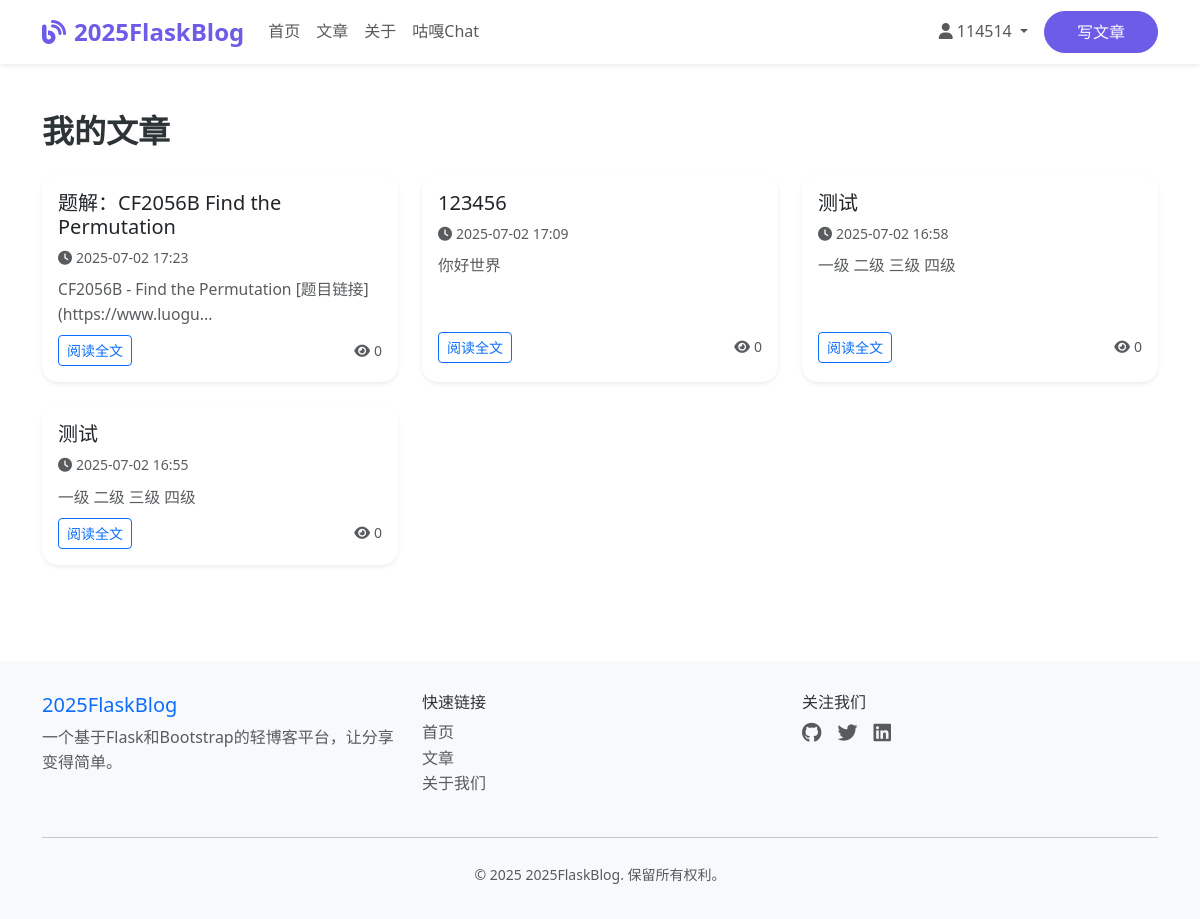
Page /my_posts (signed in) on the committed database.
### app/models.py (models this page shows, shortened)
class User(UserMixin, db.Model):
    __tablename__ = 'users'
    id = db.Column(db.Integer, primary_key=True)
    username = db.Column(db.String(80), unique=True, nullable=False, index=True)
    email = db.Column(db.String(120), unique=True, nullable=False, index=True)
    password_hash = db.Column(db.String(255), nullable=False)
    first_name = db.Column(db.String(50), nullable=True)
    last_name = db.Column(db.String(50), nullable=True)
    bio = db.Column(db.Text, nullable=True)
    avatar_url = db.Column(db.String(255), nullable=True)
    is_active = db.Column(db.Boolean, default=True)
    is_admin = db.Column(db.Boolean, default=False)
    created_at = db.Column(db.DateTime, default=lambda: datetime.now(timezone.utc))
    updated_at = db.Column(db.DateTime, default=lambda: datetime.now(timezone.utc), onupdate=lambda: datetime.now(timezone.utc))
    last_login = db.Column(db.DateTime, nullable=True)
    posts = db.relationship('Post', backref='author', lazy='dynamic', cascade='all, delete-orphan')
    comments = db.relationship('Comment', backref='author', lazy='dynamic', cascade='all, delete-orphan')
    likes = db.relationship('Like', backref='author', lazy='dynamic', cascade='all, delete-orphan')

class Post(db.Model):
    __tablename__ = 'posts'
    id = db.Column(db.Integer, primary_key=True)
    title = db.Column(db.String(120), nullable=False)
    content = db.Column(db.Text, nullable=False)
    summary = db.Column(db.String(255))
    created_at = db.Column(db.DateTime, default=lambda: datetime.now(timezone.utc))
    updated_at = db.Column(db.DateTime, default=lambda: datetime.now(timezone.utc), onupdate=lambda: datetime.now(timezone.utc))
    views = db.Column(db.Integer, default=0)
    author_id = db.Column(db.Integer, db.ForeignKey('users.id'), nullable=False)
    is_published = db.Column(db.Boolean, default=True)
    is_featured = db.Column(db.Boolean, default=False)
    is_deleted = db.Column(db.Boolean, default=False)

### app/routes.py (the view)
@main_bp.route('/my_posts')
@login_required
def my_posts():
    posts = Post.query.filter_by(author_id=current_user.id).order_by(Post.created_at.desc()).all()
    return render_template('user/my_posts.html', posts=posts)

### app.py (called while the page is built)
@app.context_processor
def inject_user():
    return dict(current_user=current_user)

### app/__init__.py (called while the page is built)
def create_app(config_class=Config):
    app = Flask(__name__)
    app.config.from_object(config_class)
    db.init_app(app)
    login_manager.init_app(app)
    migrate.init_app(app, db)
    bcrypt.init_app(app)
    login_manager.login_view = 'main.login'
    login_manager.login_message = '请先登录才能访问此页面。'
    login_manager.login_message_category = 'info'
    @login_manager.user_loader
    def load_user(user_id):
        from app.models import User
        return User.query.get(int(user_id))
    from app.routes import main_bp
    from app.guga_chat import guga_chat_bp
    app.register_blueprint(main_bp)
    app.register_blueprint(guga_chat_bp)
    return app

### app/templates/user/my_posts.html (shortened to what this page needs)
{% extends 'base.html' %}
{% block content %}
<div class="container py-5">
    <h2 class="fw-bold mb-4">我的文章</h2>
    <div class="row g-4">
        {% if posts %}
            {% for post in posts %}
            <div class="col-md-6 col-lg-4">
                <div class="card h-100 shadow-sm border-0 rounded-4">
                    <div class="card-body d-flex flex-column">
                        <h5 class="card-title mb-2">
                            <a href="{{ url_for('main.post_detail', post_id=post.id) }}" class="text-decoration-none text-dark">
                                {{ post.title }}
                            </a>
                        </h5>
                        <div class="mb-2 text-muted small">
                            <i class="fas fa-clock me-1"></i>{{ post.created_at.strftime('%Y-%m-%d %H:%M') }}
                        </div>
                        <div class="card-text text-muted flex-grow-1 article-preview" style="font-size: 0.98em; max-height: 4.5em; overflow: hidden; text-overflow: ellipsis; display: -webkit-box; -webkit-line-clamp: 3; -webkit-box-orient: vertical;">
                            {{ post.summary or post.content|striptags|truncate(60, True, '...')|replace('#','')|replace('*','')|replace('_','')|replace('`','')|replace('$','') }}
                        </div>
                        <div class="mt-2 d-flex justify-content-between align-items-center">
                            <a href="{{ url_for('main.post_detail', post_id=post.id) }}" class="btn btn-sm btn-outline-primary">阅读全文</a>
                            <div class="text-muted small">
                                <i class="fas fa-eye me-1"></i>{{ post.views or 0 }}
                            </div>
                        </div>
                    </div>
                </div>
            </div>
            {% endfor %}
        {% else %}
            <div class="col-12">
                <div class="alert alert-info text-center mb-0">
                    暂无文章。
                </div>
            </div>
        {% endif %}
    </div>
</div>
{% endblock %}

### app/templates/base.html (shortened to what this page needs)
<!DOCTYPE html>
<html lang="zh-CN">
<head>
    <link href="{{ url_for('static', filename='css/bootstrap.min.css') }}" rel="stylesheet">
</head>
<body>
    <nav class="navbar navbar-expand-lg navbar-light bg-white shadow-sm sticky-top">
        <div class="container">
            <a class="navbar-brand" href="{{ url_for('main.index') }}">
                <i class="fas fa-blog me-2"></i>2025FlaskBlog
            </a>
            <div class="collapse navbar-collapse" id="navbarNav">
                <ul class="navbar-nav me-auto">
                    <li class="nav-item">
                        <a class="nav-link" href="{{ url_for('main.index') }}">首页</a>
                    </li>
                    <li class="nav-item">
                        <a class="nav-link" href="{{ url_for('main.post_list') }}">文章</a>
                    </li>
                    <li class="nav-item">
                        <a class="nav-link" href="{{ url_for('main.about') }}">关于</a>
                    </li>
                    <li class="nav-item">
                        <a class="nav-link" href="{{ url_for('main.guga') }}">咕嘎Chat</a>
                </ul>
                <ul class="navbar-nav">
                    {% if current_user.is_authenticated %}
                        <li class="nav-item dropdown">
                            <a class="nav-link dropdown-toggle" href="#" id="navbarDropdown" role="button" data-bs-toggle="dropdown">
                                <i class="fas fa-user me-1"></i>{{ current_user.username }}
                            </a>
                        </li>
                        <li class="nav-item">
                            <a class="btn btn-primary ms-2" href="{{ url_for('main.create_post') }}">写文章</a>
                        </li>
                    {% endif %}
                </ul>
            </div>
        </div>
    </nav>
    <main>
        {% block content %}{% endblock %}
    </main>
    <footer class="footer">
        <div class="container">
            <div class="row">
                <div class="col-md-4">
                    <h5 class="text-primary">2025FlaskBlog</h5>
                    <p class="text-muted">一个基于Flask和Bootstrap的轻博客平台，让分享变得简单。</p>
                </div>
                <div class="col-md-4">
                    <h6>快速链接</h6>
                    <ul class="list-unstyled">
                        <li><a href="{{ url_for('main.index') }}" class="text-muted text-decoration-none">首页</a></li>
                        <li><a href="{{ url_for('main.post_list') }}" class="text-muted text-decoration-none">文章</a></li>
                        <li><a href="{{ url_for('main.about') }}" class="text-muted text-decoration-none">关于我们</a></li>
                    </ul>
                </div>
                <div class="col-md-4">
                    <h6>关注我们</h6>
                    <div class="d-flex gap-3">
                        <a href="#" class="text-muted"><i class="fab fa-github fa-lg"></i></a>
                        <a href="#" class="text-muted"><i class="fab fa-twitter fa-lg"></i></a>
                        <a href="#" class="text-muted"><i class="fab fa-linkedin fa-lg"></i></a>
                    </div>
                </div>
            </div>
            <hr class="my-4">
            <div class="text-center text-muted">
                <small>&copy; 2025 2025FlaskBlog. 保留所有权利。</small>
            </div>
        </div>
    </footer>
</body>
</html>

### rows in the picture
User: username "114514"
Post: title "题解：CF2056B Find the Permutation", created_at "2025-07-02 17:23", summary+content "CF2056B - Find the Permutation [题目链接](https://www.luogu...", views "0"
Post: title "123456", created_at "2025-07-02 17:09", summary+content "你好世界", views "0"
Post: title "测试", created_at "2025-07-02 16:58", summary+content "一级 二级 三级 四级", views "0"
Post: title "测试", created_at "2025-07-02 16:55", summary+content "一级 二级 三级 四级", views "0"
